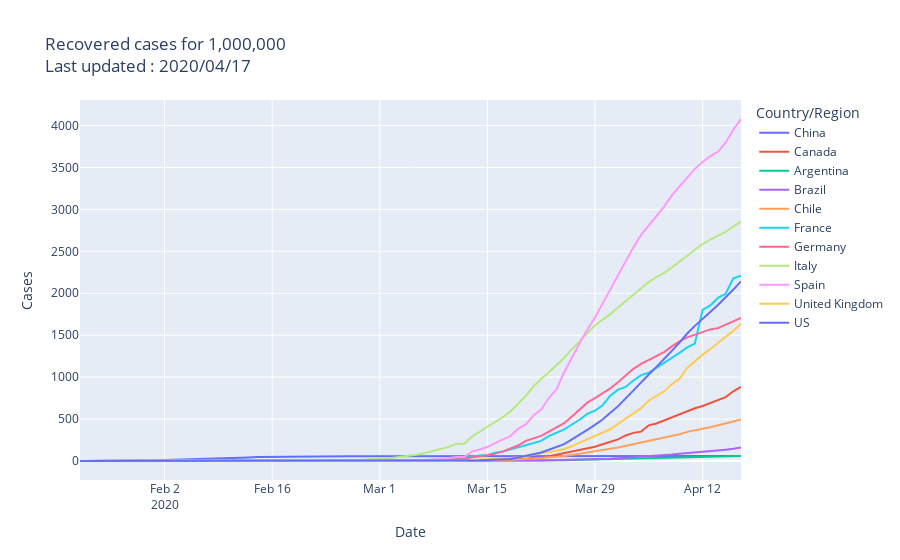

This figure's notebook cell:
### Code cell
confirmed_norm = normalize(confirmed,n)
#confirmed_norm.plot(title=title)
plot_with_plotly(confirmed_norm,meta)
